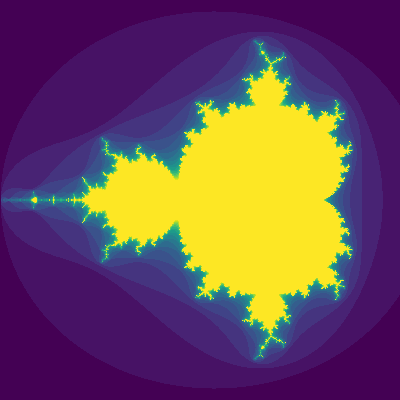

The script that saved this image:

# Create a Mandelbrot set
import numpy as np
import matplotlib.pyplot as plt

def mandelbrot( h, w, maxiter = 20):
    """Returns an image of the Mandelbrot fractal of size (h,w)."""
    y, x = np.ogrid[-1.4 : 1.4 : h * 1j, -2:0.8 : w * 1j ]  # make two vectors x and y
    c = x + y * 1j                                          # make a 2D array of complex numbers
    z = c
    divtime = maxiter + np.zeros(z.shape, dtype = int)      # make a pixel map

    for i in range(maxiter):
        z = z ** 2 + c                                      # update z, the 2D array of complex numbers
        diverge = z * np.conj(z) > 2 ** 2                   # find all diverging points, diverge is a Boolean 2D array
        div_now = diverge & (divtime == maxiter)            # find now diverging points
        divtime[div_now] = i                                # update the pixel map
        z[diverge] = 2                                      # avoid diverging too much

    return divtime

img = mandelbrot(400, 400)
plt.imshow(img)
#plt.imsave("mandelbrot.png", img)
plt.show()

print(np.amin(mandelbrot))
print(np.amax(mandelbrot))